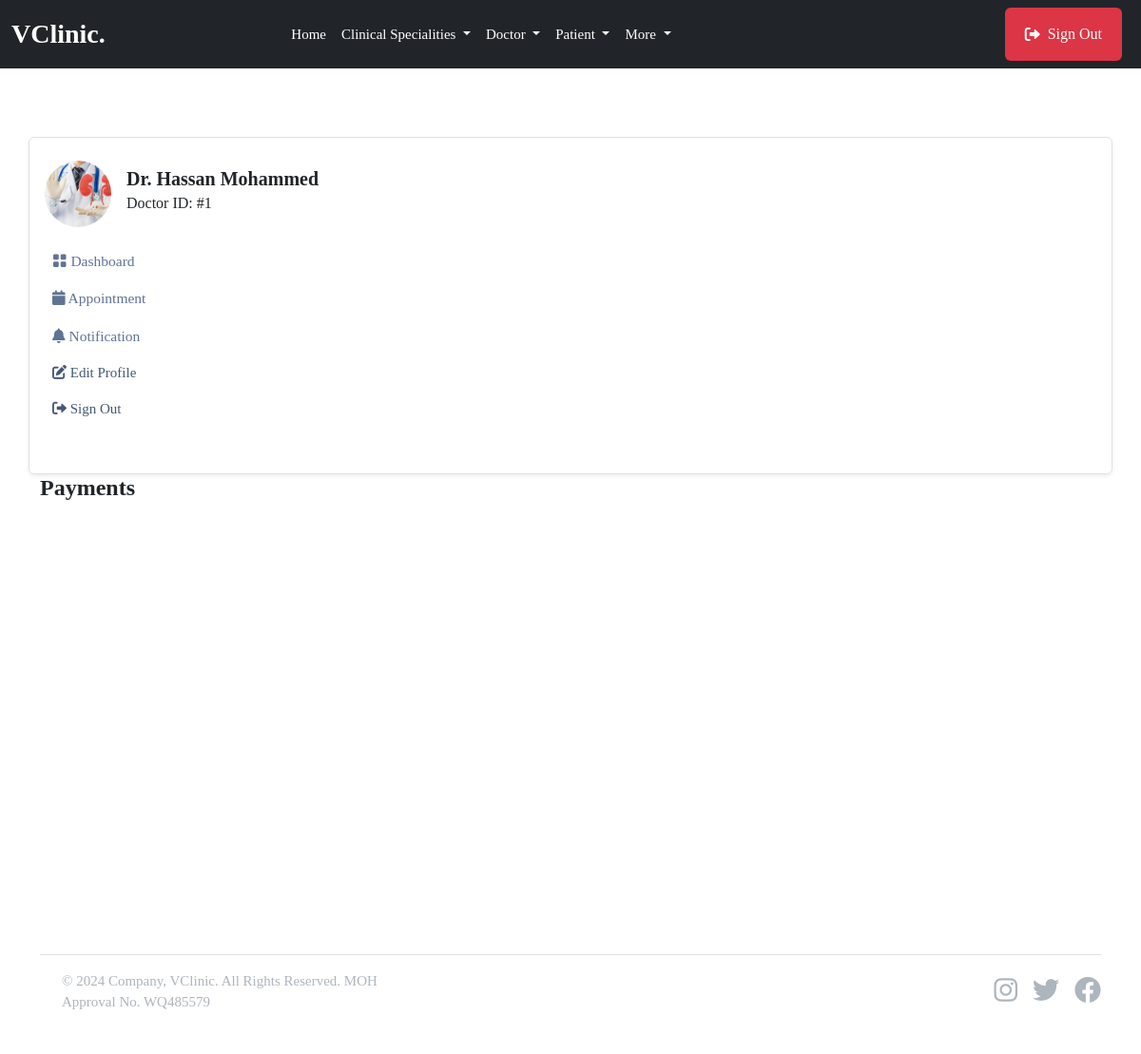
Page /doctor/notifications/ (signed in) on the committed database.
### userauthapp/models.py (models this page shows, shortened)
class User(AbstractUser):       # override default user model
    email = models.EmailField(unique=True)
    username = models.CharField(max_length=100, null=True, blank=True)
    user_type = models.CharField(max_length=50, choices=USER_TYPE, null=True, blank=True, default=None)
    USERNAME_FIELD = "email"
    REQUIRED_FIELDS = ['username']

### doctorapp/models.py (models this page shows, shortened)
class Doctor(models.Model):         #create a new model from scratch
    user = models.OneToOneField(userauth_models.User, on_delete=models.CASCADE)  #when we delete this user , we delete doctor, there should be only one doctor that has one user model
    image = models.FileField(upload_to='images', blank=True, null=True)
    full_name = models.CharField(max_length=100, blank=True, null=True)
    mobile = models.CharField(max_length=15, blank=True, null=True)
    country = models.CharField(max_length=100, null=True, blank=True)
    bio = models.CharField(max_length=100, null=True, blank=True)
    specializations = models.CharField(max_length=100, null=True, blank=True)
    qualifications = models.CharField(max_length=100, null=True, blank=True)
    years_of_experience = models.CharField(max_length=100, null=True, blank=True)
    next_available_appointment_date = models.DateTimeField(default=timezone.now, null=True, blank=True)

### doctorapp/views.py (the view)
# urls.py: path("notifications/", views.notifications, name="notifications"),
@login_required
def notifications(request):
    doctor = doctor_models.Doctor.objects.get(user=request.user)
    notifications = doctor_models.Notification.objects.filter(doctor=doctor, seen=False)
    context = {
        "notifications": notifications
    }
    return render(request, "doctorapp/notifications.html", context)

### templates/doctorapp/notifications.html (shortened to what this page needs)
{% extends 'partials/base.html' %} {% block content %}
<section class="pt-5 pb-5">
    <div class="container">
        <div class="row mt-0 mt-md-4">
            {% include 'doctorapp/sidebar.html' %}
            <div class="col-lg-9 col-md-8 col-12">
                <h4 class="mb-0 mb-4 fw-bold">Payments</h4>
            </div>
        </div>
</section>
{% endblock content %}

### templates/doctorapp/sidebar.html (shortened to what this page needs)
    <nav class="navbar navbar-expand-md shadow-sm mb-4 mb-lg-0 sidenav border rounded">
        <div class="collapse navbar-collapse p-3" id="sidenav">
            <div class="navbar-nav flex-column">
                <div class="d-flex align-items-center mb-3">
                    {% if request.user.doctor.image %}
                        <img src="{{request.user.doctor.image.url}}" alt="avatar" class="rounded-circle avatar-xl" style="width: 70px; height: 70px; object-fit: cover" />
                    {% endif %}
                    <div class="ms-3">
                        <h5 class="mb-0 fw-bold">Dr. {{request.user.doctor.full_name}}</h5>
                        <p class="mb-1 fs-6">Doctor ID: #{{request.user.doctor.id}}</p>
                    </div>
                </div>
                <ul class="list-unstyled ms-n2 mb-4">
                    <li class="nav-item">
                        <a class="dropdown-item nav-link" href="{% url 'doctorapp:dashboard' %}"><i class="bi bi-grid-fill"></i> Dashboard</a>
                    </li>
                    <li class="nav-item">
                        <a class="dropdown-item nav-link" href="{% url 'doctorapp:appointments' %}"><i class="fas fa-calendar"></i> Appointment</a>
                    </li>
                    <li class="nav-item">
                        <a class="dropdown-item nav-link" href="{% url 'doctorapp:notifications' %}"><i class="fas fa-bell"></i> Notification</a>
                    </li>
                    <li class="nav-item">
                        <a class="nav-link" href="{% url 'doctorapp:profile' %}"> <i class="fas fa-edit"></i> Edit Profile </a>
                    </li>
                    <li class="nav-item">
                        <a class="nav-link" href="{% url 'userauthapp:sign-out' %}"> <i class="fas fa-sign-out-alt"></i> Sign Out </a>
                    </li>
                </ul>
            </div>
        </div>
    </nav>
</div>

### static/assets/css/style.css (style rules this page uses)
body { background: #ffffff; color: var(--bs-body-color); font-size: 15px; font-family: var(--body-font-family); margin: 0; overflow-x: hidden !important; font-weight: 400; }
.p, p { line-height: 1.8; color: var(--paragraphColor); }
a { text-decoration: none; color: #022f5d; }
.nav-link { color: #455873; }
section { padding: 80px 0 80px; }
h1, h2, h3, h4, h5, h6 { color: var(--headingColor); font-weight: 700; font-family: var(heading-font-family); }
p, ul, ol, dl, dt, dd, blockquote, address { margin: 0 0 10px; }
.dropdown-item { padding: 8px 1rem; color: #607394; font-size: 15.5px; }
.bi { width: 1em; height: 1em; fill: currentcolor; }
.nav-dropdown, .nav-menu, ul { list-style: none; }

### rows in the picture
User: user.doctor.image (picture), user.doctor.full_name "Hassan Mohammed", user.doctor.id "1"
